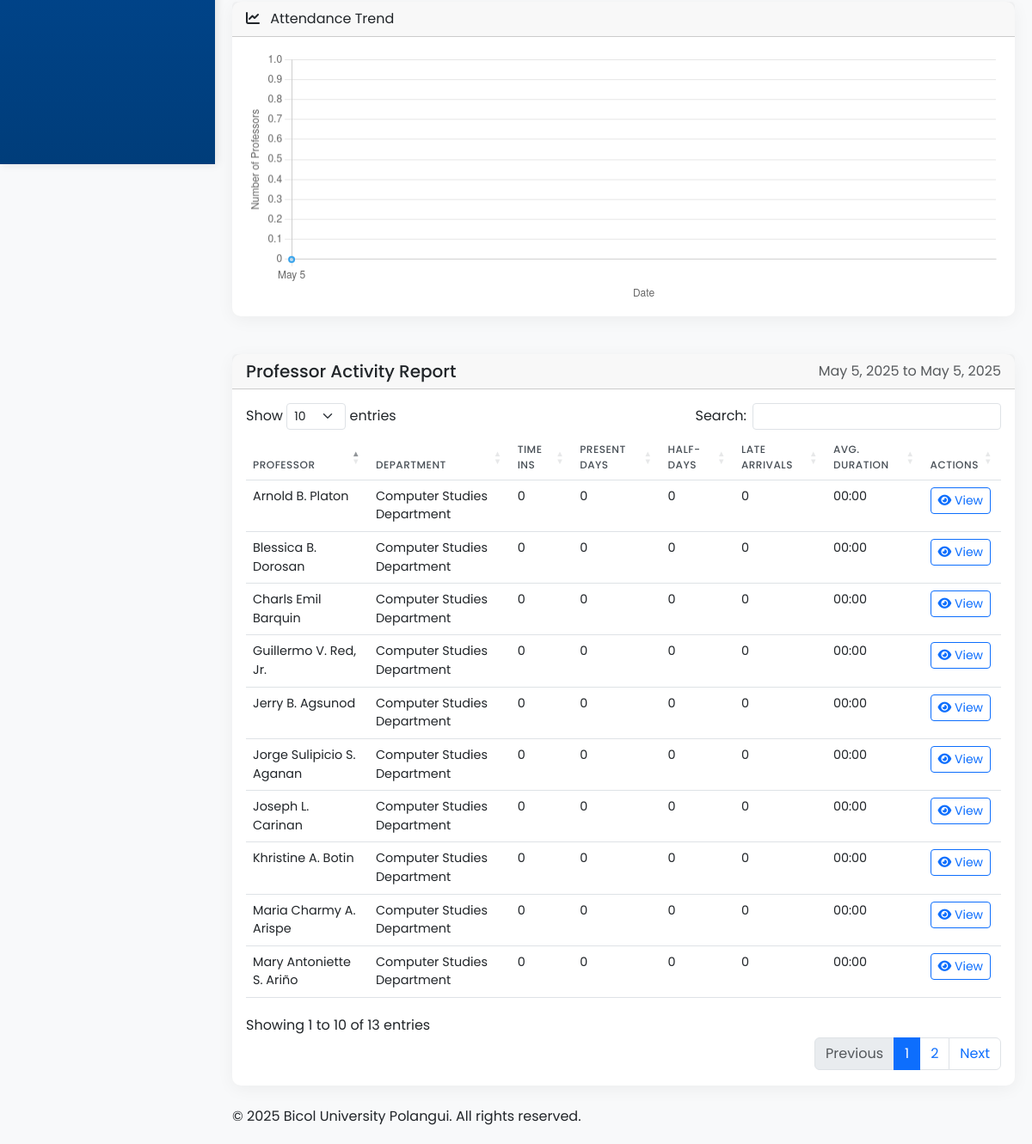
Page /admin/reports.php?report_type=professor_activity (signed in, lower part) on the earlier database version.
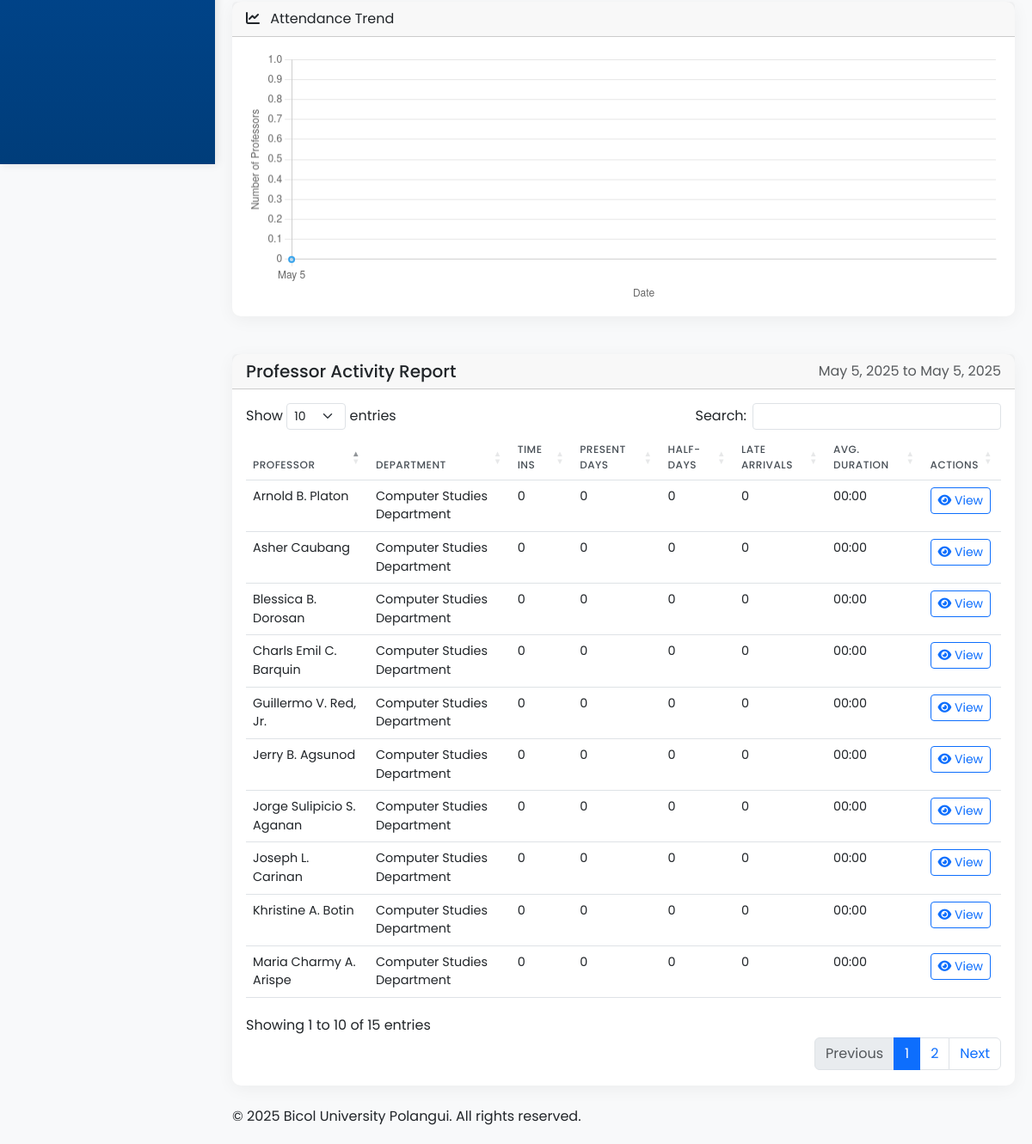
Same page on the later database version.
### tables this page shows
CREATE TABLE `professors` (
  `id` int(11) NOT NULL,
  `name` varchar(100) NOT NULL,
  `email` varchar(100) NOT NULL,
  `designation` varchar(50) DEFAULT NULL,
  `profile_image` varchar(255) DEFAULT NULL,
  `created_at` timestamp NOT NULL DEFAULT current_timestamp(),
  `status` enum('active','pending') DEFAULT 'active',
  `approved_at` datetime DEFAULT NULL,
  `approved_by` int(11) DEFAULT NULL,
  `department` varchar(100) NOT NULL DEFAULT 'Computer Studies Department',
  `phone` varchar(20) NOT NULL,
  `username` varchar(50) DEFAULT NULL,
  `password` varchar(255) DEFAULT NULL,
  `login_attempts` int(11) DEFAULT 0,
  `last_attempt` datetime DEFAULT NULL,
  `account_locked` tinyint(1) DEFAULT 0,
  `lock_until` datetime DEFAULT NULL,
  `last_failed_attempt_ip` varchar(45) DEFAULT NULL
);

### admin/reports.php (the view, shortened to what the changed rows need)
<?php
require_once '../config/database.php';
$report_type = $_GET['report_type'] ?? 'daily_summary';
$date_range = $_GET['date_range'] ?? 'today';
$today = date('Y-m-d');
switch ($date_range) {
    case 'today':
        $start_date = $today;
        $end_date = $today;
        break;
}
switch ($report_type) {
    case 'professor_activity':
        $query = "SELECT
                    p.id,
                    p.name,
                    p.designation,
                    p.department,
                    COUNT(DISTINCT a.checkin_date) as total_days,
                    SUM(CASE WHEN (a.am_check_in IS NOT NULL OR a.pm_check_in IS NOT NULL) THEN 1 ELSE 0 END) as timeins,
                    SUM(CASE WHEN a.status = 'present' THEN 1 ELSE 0 END) as present,
                    SUM(CASE WHEN a.status = 'half-day' THEN 1 ELSE 0 END) as half_day,
                    SUM(CASE WHEN a.is_late = 1 THEN 1 ELSE 0 END) as late_arrivals,
                    SEC_TO_TIME(AVG(
                        CASE
                            WHEN a.am_check_in IS NOT NULL AND a.pm_check_out IS NOT NULL THEN
                                TIMESTAMPDIFF(SECOND, a.am_check_in, a.pm_check_out)
                            WHEN a.am_check_in IS NOT NULL AND a.am_check_out IS NOT NULL THEN
                                TIMESTAMPDIFF(SECOND, a.am_check_in, a.am_check_out)
                            WHEN a.pm_check_in IS NOT NULL AND a.pm_check_out IS NOT NULL THEN
                                TIMESTAMPDIFF(SECOND, a.pm_check_in, a.pm_check_out)
                            ELSE 0
                        END
                    )) as avg_duration
                  FROM professors p
                  LEFT JOIN attendance a ON p.id = a.professor_id AND DATE(a.checkin_date) BETWEEN ? AND ?
                  WHERE p.status = 'active'";
        $params = [$start_date, $end_date];
        $types = 'ss';
        $query .= " GROUP BY p.id ORDER BY p.name";
        break;
}
$stmt = $conn->prepare($query);
if (!empty($params)) {
    $stmt->bind_param($types, ...$params);
}
$stmt->execute();
$report_data = $stmt->get_result();
?>
<!DOCTYPE html>
<html lang="en">
<head>
    <link href="https://cdn.jsdelivr.net/npm/bootstrap@5.3.0/dist/css/bootstrap.min.css" rel="stylesheet">
    <link rel="stylesheet" href="https://cdnjs.cloudflare.com/ajax/libs/font-awesome/6.4.0/css/all.min.css">
    <link rel="stylesheet" href="https://cdn.datatables.net/1.13.4/css/dataTables.bootstrap5.min.css">
    <link rel="stylesheet" href="https://cdn.datatables.net/buttons/2.3.6/css/buttons.bootstrap5.min.css">
    <link rel="stylesheet" href="css/dashboard.css">
</head>
<body>
    <div class="main-content">
        <div class="dashboard-content">
            <div class="card">
                <div class="card-body">
                    <div class="table-responsive">
                        <table id="reportTable" class="table table-report table-hover" style="width:100%">
                            <thead>
                                <?php if ($report_type === 'daily_summary'): ?>
                                    <tr>
                                        <th>Date</th>
                                        <th>Professors</th>
                                        <th>Present</th>
                                        <th>Half-day</th>
                                        <th>Absent</th>
                                        <th>Late Arrivals</th>
                                        <th>Actions</th>
                                    </tr>
                                <?php elseif ($report_type === 'professor_activity'): ?>
                                    <tr>
                                        <th>Professor</th>
                                        <th>Department</th>
                                        <th>Time Ins</th>
                                        <th>Present Days</th>
                                        <th>Half-days</th>
                                        <th>Late Arrivals</th>
                                        <th>Avg. Duration</th>
                                        <th>Actions</th>
                                    </tr>
                                <?php endif; ?>
                            </thead>
                            <tbody>
                                <?php if ($report_data->num_rows > 0): ?>
                                    <?php $report_data->data_seek(0); ?>
                                    <?php while ($row = $report_data->fetch_assoc()): ?>
                                        <?php if ($report_type === 'daily_summary'): ?>
                                            <tr>
                                                <td><?= date('M j, Y', strtotime($row['date'])) ?></td>
                                                <td><?= $row['total_professors'] ?></td>
                                                <td><span class="badge bg-success"><?= $row['present'] ?></span></td>
                                                <td><span class="badge bg-warning text-dark"><?= $row['half_day'] ?></span></td>
                                                <td><span class="badge bg-danger"><?= $row['absent'] ?></span></td>
                                                <td><span class="badge bg-secondary"><?= $row['late_arrivals'] ?></span></td>
                                                <td>
                                                    <a href="manage-attendance.php?date=<?= $row['date'] ?>" class="btn btn-sm btn-outline-primary">
                                                        <i class="fas fa-eye"></i> View
                                                    </a>
                                                </td>
                                            </tr>
                                        <?php elseif ($report_type === 'professor_activity'): ?>
                                            <tr>
                                                <td><?= htmlspecialchars($row['name']) ?></td>
                                                <td><?= htmlspecialchars($row['department']) ?></td>
                                                <td><?= $row['timeins'] ?></td>
                                                <td><?= $row['present'] ?></td>
                                                <td><?= $row['half_day'] ?></td>
                                                <td><?= $row['late_arrivals'] ?></td>
                                                <td>
                                                    <?php if ($row['avg_duration'] && $row['avg_duration'] != '00:00:00'): ?>
                                                        <?= substr($row['avg_duration'], 0, 5) ?>
                                                    <?php else: ?>
                                                        N/A
                                                    <?php endif; ?>
                                                </td>
                                                <td>
                                                    <a href="professor-attendance.php?id=<?= $row['id'] ?>" class="btn btn-sm btn-outline-primary">
                                                        <i class="fas fa-eye"></i> View
                                                    </a>
                                                </td>
                                            </tr>
                                        <?php endif; ?>
                                    <?php endwhile; ?>
                                <?php endif; ?>
                            </tbody>
                        </table>
                    </div>
                </div>
            </div>
        </div>
</body>
</html>

Differences in the rows shown:
removed professors: name "Charls Emil Barquin", department "Computer Studies Department", timeins "0", present "0", half_day "0", late_arrivals "0", avg_duration "00:00"
no longer on this page (row unchanged): professors: name "Mary Antoniette S. Ariño", department "Computer Studies Department", timeins "0", present "0", half_day "0", late_arrivals "0", avg_duration "00:00"
added professors: name "Asher Caubang", department "Computer Studies Department", timeins "0", present "0", half_day "0", late_arrivals "0", avg_duration "00:00"
added professors: name "Charls Emil C. Barquin", department "Computer Studies Department", timeins "0", present "0", half_day "0", late_arrivals "0", avg_duration "00:00"
Other differences:
text written by a page script: "Show entries Search: Showing 1 to 10 of 13 entries Previous 1 2 Next" → "Show entries Search: Showing 1 to 10 of 15 entries Previous 1 2 Next"
